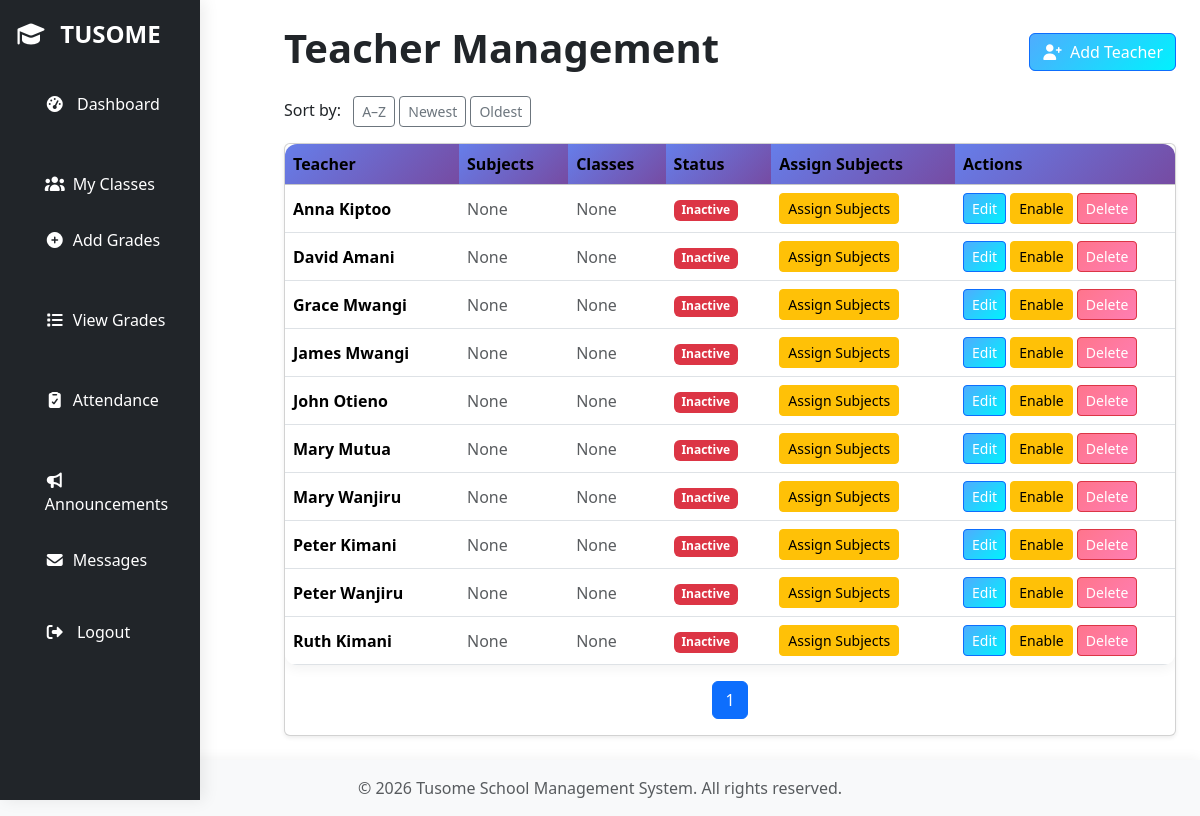
Screenshot of /teacher/manage (signed in) with the database file from the repository.
### models.py (models this page shows, shortened)
class Teacher(db.Model):
    __tablename__ = "teachers"
    id = db.Column(db.Integer, primary_key=True)
    user_id = db.Column(
        db.Integer, db.ForeignKey("users.id"), nullable=False
    )  # One-to-one relationship to User
    user = db.relationship("User", back_populates="teacher_profile", lazy="joined")
    classes_as_teacher = db.relationship(
        "Class",
        back_populates="class_teacher",
        lazy="select",
        foreign_keys="[Class.class_teacher_id]",
    )
    classes = db.relationship(
        "Class",
        secondary="teacher_classes",  # association table
        lazy="select",
    )
    subjects = db.relationship(
        "Subject",
        back_populates="teacher",
        secondary="teacher_subjects",  # association table
        lazy="select",
    )

class User(UserMixin, db.Model):
    __tablename__ = "users"
    id = db.Column(db.Integer, primary_key=True)
    username = db.Column(db.String(120), unique=True, nullable=False)
    email = db.Column(db.String(120), unique=True, nullable=False)
    password_hash = db.Column(db.String(255), nullable=False)
    full_name = db.Column(db.String(100))
    phone = db.Column(db.String(20))
    role = db.Column(db.String(20), nullable=False, default="parent")
    is_active = db.Column(db.Boolean, default=True)
    created_at = db.Column(db.DateTime, default=datetime.utcnow)
    last_login = db.Column(db.DateTime, nullable=True)
    sent_messages = db.relationship(
        "Message", foreign_keys="Message.sender_id", backref="sender", lazy=True
    )
    received_messages = db.relationship(
        "Message", foreign_keys="Message.receiver_id", backref="receiver", lazy=True
    )
    students_as_parent = db.relationship(
        "Student",
        back_populates="parent",
        foreign_keys="Student.parent_id",
        cascade="all, delete-orphan",
        lazy="select",
    )
    student_profile = db.relationship(
        "Student",
        back_populates="student_user_profile",
        foreign_keys="Student.user_id",
        uselist=False,
    )
    teacher_profile = db.relationship("Teacher", back_populates="user", uselist=False)
    notifications = db.relationship(
        "Notification", back_populates="user", lazy="select"
    )
    def is_admin(self):
        return bool(self.role and self.role.lower() == "admin")
    def is_teacher(self):
        return bool(self.role and self.role.lower() == "teacher")
    def is_parent(self):
        return bool(self.role and self.role.lower() == "parent")
    def is_student(self):
        return bool(self.role and self.role.lower() == "student")
    def is_finance(self):
        return bool(self.role and self.role.lower() == "finance")

### routes/teacher.py (the view)
@teacher_bp.route("/manage")
@login_required
@roles_required("teacher", "admin")
def manage_teachers():
    sort_option = request.args.get("sort", "name")
    if sort_option == "name":
        order_by = User.full_name.asc()
    elif sort_option == "newest":
        order_by = User.id.desc()
    elif sort_option == "oldest":
        order_by = User.id.asc()
    else:
        order_by = User.full_name.asc()
    page = request.args.get("page", 1, type=int)
    per_page = 10  # Adjust as needed
    teachers = (
        Teacher.query.options(joinedload(Teacher.user))
        .join(User, Teacher.user_id == User.id)
        .order_by(order_by)
        .paginate(page=page, per_page=per_page)
    )
    subjects = Subject.query.all()
    classes = Class.query.all()
    users = User.query.all()
    return render_template(
        "teacher/teachers.html",
        teachers=teachers,
        subjects=subjects,
        classes=classes,
        users=users,
        sort_option=sort_option,
    )

### app.py (called while the page is built)
@login_manager.user_loader
def load_user(user_id):
    return User.query.get(int(user_id))

def create_app():
    app = Flask(__name__)
    app.config.from_object(Config)
    app.config["SQLALCHEMY_DATABASE_URI"] = "sqlite:///site.db"
    app.config["SQLALCHEMY_TRACK_MODIFICATIONS"] = False
    app.config["SECRET_KEY"] = "your-secret-key"
    db.init_app(app)
    login_manager.init_app(app)
    migrate.init_app(app, db)
    mail.init_app(app)
    login_manager.login_view = "auth_bp.login"
    @app.context_processor
    def inject_now():
        return {"now": datetime.now()}
    @app.route("/")
    def index():
        return redirect(url_for("auth_bp.login"))
    register_blueprints(app)
    register_cli(app)
    return app

### Templates/teacher/teachers.html (shortened to what this page needs)
{% extends "base.html" %}
{% block extra_css %}
    <link rel="stylesheet"
          href="{{ url_for('static', filename='bootstrap.min.css') }}">
    <link rel="stylesheet"
          href="{{ url_for('static', filename='fontawesome/css/all.min.css') }}">
{% endblock %}
{% block content %}
    <div class="d-flex justify-content-between align-items-center mb-3">
        <h1 class="fw-bold">Teacher Management</h1>
        <button class="btn btn-primary"
                data-bs-toggle="modal"
                data-bs-target="#addTeacherModal">
            <i class="fas fa-user-plus me-1"></i> Add Teacher
        </button>
    </div>
    <div class="mb-3">
        <span class="me-2">Sort by:</span>
        <a href="{{ url_for('teacher_bp.manage_teachers', sort='name') }}"
           class="btn btn-outline-secondary btn-sm {% if request.args.get('sort')=='name' %}active{% endif %}">A–Z</a>
        <a href="{{ url_for('teacher_bp.manage_teachers', sort='newest') }}"
           class="btn btn-outline-secondary btn-sm {% if request.args.get('sort')=='newest' %}active{% endif %}">Newest</a>
        <a href="{{ url_for('teacher_bp.manage_teachers', sort='oldest') }}"
           class="btn btn-outline-secondary btn-sm {% if request.args.get('sort')=='oldest' %}active{% endif %}">Oldest</a>
    </div>
    <div class="card p-0 shadow-sm">
        <div class="table-responsive">
            <table class="table table-hover align-middle">
                <thead class="table-light">
                    <tr>
                        <th>Teacher</th>
                        <th>Subjects</th>
                        <th>Classes</th>
                        <th>Status</th>
                        <th>Assign Subjects</th>
                        <th width="220">Actions</th>
                    </tr>
                </thead>
                <tbody>
                    {% for t in teachers.items %}
                        <tr>
                            <td>
                                <strong>{{ t.user.full_name }}</strong>
                                <br>
                            </td>
                            <td>
                                {% if t.subjects %}
                                    {% for s in t.subjects %}<span class="badge badge-subject">{{ s.name }}</span>{% endfor %}
                                {% else %}
                                    <span class="text-muted">None</span>
                                {% endif %}
                            </td>
                            <td>
                                {% if t.classes %}
                                    {% for c in t.classes %}<span class="badge badge-class">{{ c.name }}</span>{% endfor %}
                                {% else %}
                                    <span class="text-muted">None</span>
                                {% endif %}
                            </td>
                            <td>
                                {% if t.is_active %}
                                    <span class="badge bg-success">Active</span>
                                {% else %}
                                    <span class="badge bg-danger">Inactive</span>
                                {% endif %}
                            </td>
                            <td>
                                <a href="{{ url_for('admin_bp.assign_subjects_to_teacher', teacher_id=t.id) }}"
                                   class="btn btn-warning btn-sm">Assign Subjects</a>
                            </td>
                            <td>
                                <a href="{{ url_for('teacher_bp.edit_teacher', teacher_id=t.id) }}"
                                   class="btn btn-sm btn-primary">Edit</a>
                                <form method="POST"
                                      action="{{ url_for('teacher_bp.toggle_teacher', teacher_id=t.id) }}"
                                      class="d-inline">
                                    <button class="btn btn-sm btn-warning">
                                        {% if t.is_active %}
                                            Disable
                                        {% else %}
                                            Enable
                                        {% endif %}
                                    </button>
                                </form>
                                <form method="POST"
                                      action="{{ url_for('teacher_bp.delete_teacher', teacher_id=t.id) }}"
                                      class="d-inline"
                                      onsubmit="return confirm('Delete this teacher?');">
                                    <button class="btn btn-sm btn-danger">Delete</button>
                                </form>
                            </td>
                        </tr>
                    {% endfor %}
                </tbody>
            </table>
            <nav>
                <ul class="pagination justify-content-center mt-3">
                    {% for p in teachers.iter_pages() %}
                        {% if p %}
                            <li class="page-item {% if teachers.page == p %}active{% endif %}">
                                <a class="page-link"
                                   href="{{ url_for('teacher_bp.manage_teachers', page=p, sort=request.args.get('sort') ) }}">{{ p }}</a>
                            </li>
                        {% else %}
                            <li class="page-item disabled">
                                <span class="page-link">…</span>
                            </li>
                        {% endif %}
                    {% endfor %}
                </ul>
            </nav>
        </div>
    </div>
{% endblock %}

### static/tom-select.css (style rules this page uses)
:root { --ts-pr-clear-button: 0px; --ts-pr-caret: 0px; --ts-pr-min: .75rem; }

### Templates/base.html (style rules this page uses)
:root { --primary-gradient: linear-gradient(135deg, #4facfe, #00f2fe); --secondary-gradient: linear-gradient(135deg, #667eea, #764ba2); --danger-gradient: linear-gradient(135deg, #ff758c, #ff7eb3); --success-gradient: linear-gradient(135deg, #43e97b, #38f9d7); --dark-bg: #2c3e50; }
body { background: #f5f7fa; font-family: "Segoe UI", Tahoma, Geneva, Verdana, sans-serif; color: #2d3436; animation: fadeIn 0.6s ease-in-out; padding: 0px; display: flex; flex-direction: column; min-height: 100vh; }
.table { border-radius: 12px; overflow: hidden; box-shadow: 0 4px 12px rgba(0, 0, 0, 0.05); }
.table th { background: var(--secondary-gradient); color: #fff; font-weight: 600; }
.table tbody tr { transition: all 0.2s ease; }
.btn { border-radius: 10px; font-weight: 600; transition: all 0.3s ease; position: relative; overflow: hidden; }
.btn-primary { background: var(--primary-gradient); border: none; }
.btn-danger { background: var(--danger-gradient); border: none; }
.card { border-radius: 16px; box-shadow: 0 4px 12px rgba(0, 0, 0, 0.06); transition: all 0.3s ease; }
.btn::after { content: ""; position: absolute; background: rgba(255, 255, 255, 0.4); border-radius: 50%; transform: scale(0); transition: transform 0.6s ease-out; pointer-events: none; }
html, body { height: 100%; margin: 0; padding: 0; }

### rows the page displays
Teacher: user.full_name "Anna Kiptoo"
Teacher: user.full_name "David Amani"
Teacher: user.full_name "Grace Mwangi"
Teacher: user.full_name "James Mwangi"
Teacher: user.full_name "John Otieno"
Teacher: user.full_name "Mary Mutua"
Teacher: user.full_name "Mary Wanjiru"
Teacher: user.full_name "Peter Kimani"
Teacher: user.full_name "Peter Wanjiru"
Teacher: user.full_name "Ruth Kimani"

### other values shown
{{ p }} "1"
